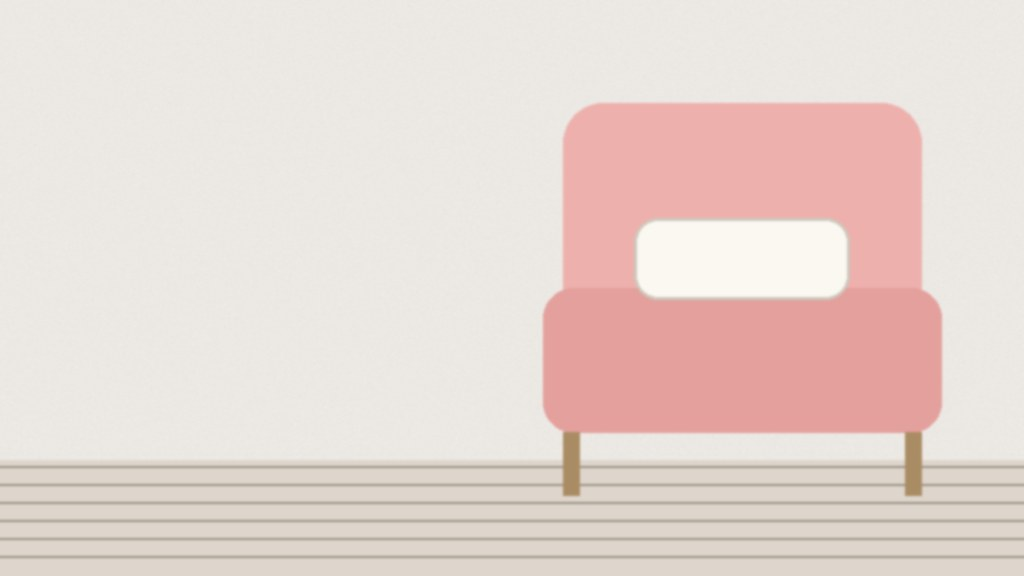
#> input picture tests/assets/chair_beside_wall.jpg, 1024 x 576 px; its folder holds only this picture in this run
$ python -i saliency.py   (imports and definitions only)
#> lines starting #> are read from the running program, lines starting #| are printed output that depends on the picture; after the words box and inside, x2 and y2 are one past the last pixel; in counts of white or black regions, pixels touching at a corner belong together
#> further down, picture is the input picture: PIL image 1024x576 RGB; mean R, G, B 230.9, 215.6, 209.8
"""Image analysis: saliency (where the eye goes) and busyness (where text
would be hard to read). Classical methods only: no weights, runs offline.

- Spectral residual saliency (Hou & Zhang 2007): the log amplitude spectrum
  of natural images is smooth; whatever sticks out of that smooth curve is
  "unexpected" content, i.e. the subject.
- Busyness: local edge density. A smooth gradient scores ~0, a photo of
  foliage scores high. This is the "text never sits on a busy image" check.
- For transparent PNG cutouts, alpha IS the object mask.
"""

from __future__ import annotations

import os
from functools import lru_cache
from pathlib import Path

import numpy as np
from PIL import Image, ImageFilter

ASSETS_DIR = Path(os.environ.get("CHAMELEON_ASSETS_DIR")
                  or (Path(os.environ["CHAMELEON_BRAND_KIT"]) / "assets" if os.environ.get("CHAMELEON_BRAND_KIT")
                      else "brand_kit/assets"))
_WORK = 128  # analysis resolution (long side)
# the learned subject mask (engine/vision.py): off until the critic can use it
# without flipping unrelated layout choices (see review/h2h_sprint7pm)
SUBJECT_MASK = os.environ.get("CHAMELEON_SUBJECT_MASK") == "1"


# [17 lines left out: functions asset_file, _load, not called in this run]


def image_size(asset_id: str) -> tuple[int, int] | None:
    im = _load(asset_id)
    return im.size if im else None


_CASCADES = None
_YUNET = None
YUNET_MODEL = Path(__file__).resolve().parent / "models" / "face_detection_yunet_2023mar.onnx"


def _faces(im: Image.Image) -> list:
    """Faces in a picture: [(box, eye)] with box = (x0, y0, x1, y1) and eye =
    (x, y), the midpoint of the eyes, as fractions. YuNet (a 230 KB CNN
    shipped with the engine, run by OpenCV) finds faces turned, tilted, half
    lit or behind hair that the Haar cascades miss; the cascades are the
    fallback. Returns [] if OpenCV is unavailable."""
    try:
        import cv2
    except Exception:
        return []
    w, h = im.size
#> w = 1024; h = 576
    if w * h < 96 * 96:
        return []
    found = _yunet(cv2, im)
    if found is None:
        # no landmarks: the eyes sit about 40% down a face box
        return [(f, ((f[0] + f[2]) / 2, f[1] + 0.4 * (f[3] - f[1]))) for f in _haar(cv2, im)]
    # tiny faces (a crowd far away) are not the subject
    found = [(f, e) for f, _, e in sorted(found, key=lambda t: -t[1]) if (f[3] - f[1]) * h >= 0.035 * min(w, h)]
    out = []
    for f, e in found:
        if not any(_iou(f, o[0]) > 0.3 for o in out):
            out.append((f, e))
    return out[:12]


# [4 lines left out: function _iou, not called in this run]


def _yunet(cv2, im):
    """[(box, score, eye)] from YuNet at two scales, or None if it cannot run."""
    global _YUNET
    if _YUNET is False or not YUNET_MODEL.is_file():
        return None
    w, h = im.size
    out = []
    for side in (640, 320):
        sc = min(1.0, side / max(w, h))
        sz = (max(1, int(w * sc)), max(1, int(h * sc)))
        bgr = cv2.cvtColor(np.asarray(im.convert("RGB").resize(sz, Image.BILINEAR)), cv2.COLOR_RGB2BGR)
        try:
            if _YUNET is None:
                _YUNET = cv2.FaceDetectorYN.create(str(YUNET_MODEL), "", sz, 0.8, 0.3, 50)
            _YUNET.setInputSize(sz)
            _, res = _YUNET.detect(bgr)
        except Exception:
            _YUNET = False
            return None
        for r in ([] if res is None else res):
            x, y, fw, fh, s = (float(v) for v in (r[0], r[1], r[2], r[3], r[14]))
            if fw > 0 and fh > 0 and np.isfinite([x, y, fw, fh, s]).all():
                eye = ((float(r[4]) + float(r[6])) / 2 / sz[0], (float(r[5]) + float(r[7])) / 2 / sz[1])
                out.append(((max(0.0, x / sz[0]), max(0.0, y / sz[1]),
                             min(1.0, (x + fw) / sz[0]), min(1.0, (y + fh) / sz[1])), s, eye))
    return out


def _haar(cv2, im: Image.Image) -> list:
    """OpenCV's bundled Haar cascades (frontal x2 + profile) on a 900px copy;
    a hit counts only if at least 45% of its box is skin-toned (YCrCb) and two
    eyes are found in its upper part, which drops skin, fabric and lights that
    merely look face-like."""
    global _CASCADES
    if _CASCADES is None:
        _CASCADES = [cv2.CascadeClassifier(cv2.data.haarcascades + n) for n in
                     ("haarcascade_frontalface_default.xml", "haarcascade_frontalface_alt2.xml",
                      "haarcascade_profileface.xml", "haarcascade_eye.xml")]
    eye = _CASCADES[3]
    w, h = im.size
#> w = 1024; h = 576
    if w * h < 120 * 120:
        return []
    sc = 900 / max(w, h)
#> sc = 0.879
    rgb = np.asarray(im.convert("RGB").resize((max(1, int(w * sc)), max(1, int(h * sc)))))
    gray = cv2.equalizeHist(cv2.cvtColor(rgb, cv2.COLOR_RGB2GRAY))
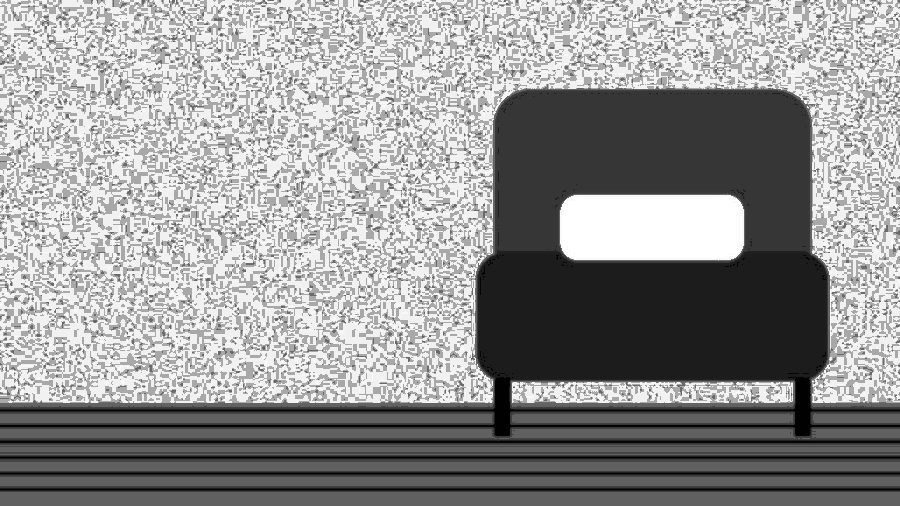
#> gray: shape (506, 900); min 0, max 255, mean 149
    mn = max(30, int(min(gray.shape) * 0.05))
#> mn = 30
    ycc = cv2.cvtColor(rgb, cv2.COLOR_RGB2YCrCb)
#> ycc: shape (506, 900, 3); mean of channels 0, 1, 2 219.4, 136.1, 122.5
    skin = (ycc[..., 1] >= 135) & (ycc[..., 1] <= 180) & (ycc[..., 2] >= 85) & (ycc[..., 2] <= 135)
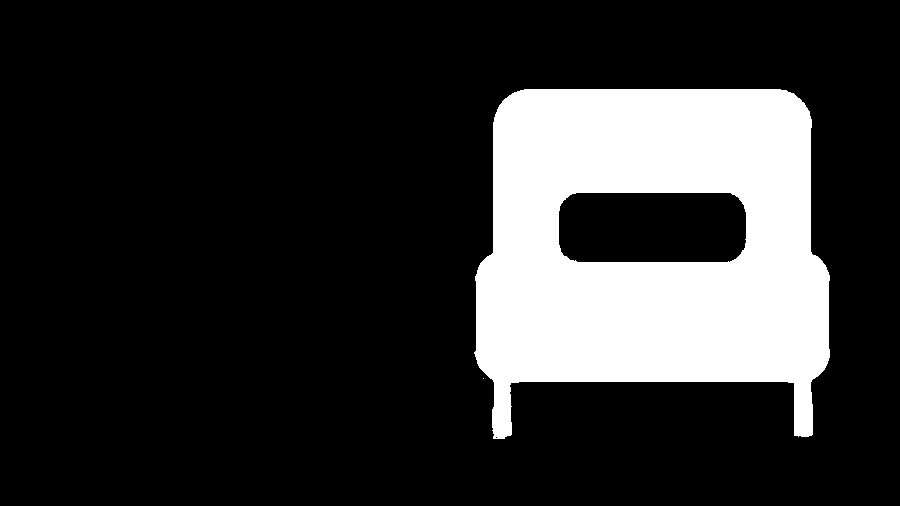
#> skin: shape (506, 900) bool; 18.9% white; 2 white regions (1 under 20 px), largest, box (x1, y1, x2, y2) and area: (474, 89, 830, 439) 86140
    out = []
    for k, c in enumerate(_CASCADES[:3]):
        for (x, y, fw, fh) in c.detectMultiScale(gray, 1.08, 4 if k < 2 else 5, minSize=(mn, mn)):
            if skin[y:y + fh, x:x + fw].mean() < 0.45:
                continue
            # a face has two eyes in its upper part (drops skin, fabric, lights)
            roi = gray[y:y + int(fh * 0.6), x:x + fw]
            if len(eye.detectMultiScale(roi, 1.1, 3, minSize=(max(5, fw // 10), max(5, fw // 10)))) < 2:
                continue
            box = (x / rgb.shape[1], y / rgb.shape[0], (x + fw) / rgb.shape[1], (y + fh) / rgb.shape[0])
            if not any(max(0, min(box[2], o[2]) - max(box[0], o[0])) * max(0, min(box[3], o[3]) - max(box[1], o[1]))
                       > 0.3 * (box[2] - box[0]) * (box[3] - box[1]) for o in out):
                out.append(box)
#> after the loop, out = []
    return out


# [236 lines left out: functions analyze, _alpha_maxpooled, _edge_cover, _corners, region_mean, inner_rect, not called in this run]

>>> from PIL import Image
>>> picture = Image.open('../tests/assets/chair_beside_wall.jpg')
>>> result = _faces(picture)
#> result = []
